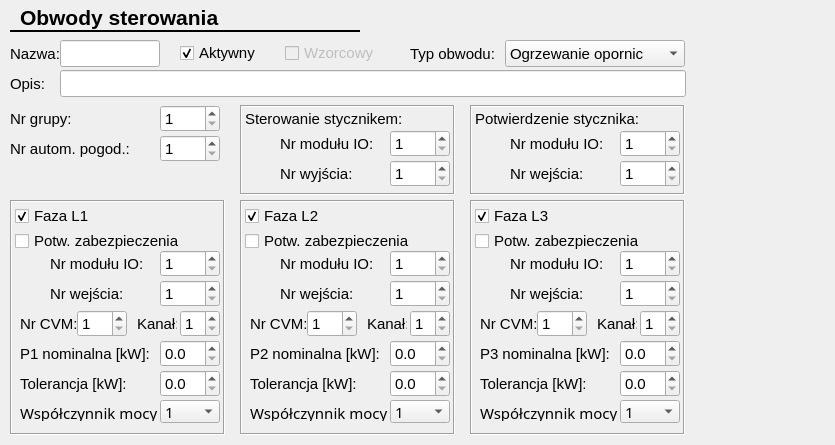
<?xml version="1.0" encoding="UTF-8"?>
<ui version="4.0">
 <class>CCircuitCfgForm</class>
 <widget class="QWidget" name="CCircuitCfgForm">
  <property name="geometry">
   <rect>
    <x>0</x>
    <y>0</y>
    <width>835</width>
    <height>445</height>
   </rect>
  </property>
  <property name="windowTitle">
   <string>Form</string>
  </property>
  <widget class="Line" name="line">
   <property name="geometry">
    <rect>
     <x>10</x>
     <y>30</y>
     <width>350</width>
     <height>3</height>
    </rect>
   </property>
   <property name="frameShadow">
    <enum>QFrame::Plain</enum>
   </property>
   <property name="lineWidth">
    <number>2</number>
   </property>
   <property name="orientation">
    <enum>Qt::Horizontal</enum>
   </property>
  </widget>
  <widget class="QLabel" name="label_13">
   <property name="geometry">
    <rect>
     <x>20</x>
     <y>5</y>
     <width>210</width>
     <height>25</height>
    </rect>
   </property>
   <property name="font">
    <font>
     <family>Arial</family>
     <pointsize>16</pointsize>
     <weight>75</weight>
     <bold>true</bold>
     <underline>false</underline>
    </font>
   </property>
   <property name="text">
    <string>Obwody sterowania</string>
   </property>
   <property name="textFormat">
    <enum>Qt::AutoText</enum>
   </property>
  </widget>
  <widget class="QFrame" name="cirRelayFrame">
   <property name="geometry">
    <rect>
     <x>240</x>
     <y>105</y>
     <width>215</width>
     <height>90</height>
    </rect>
   </property>
   <property name="font">
    <font>
     <pointsize>11</pointsize>
    </font>
   </property>
   <property name="frameShape">
    <enum>QFrame::Box</enum>
   </property>
   <property name="frameShadow">
    <enum>QFrame::Sunken</enum>
   </property>
   <widget class="QLabel" name="label_46">
    <property name="geometry">
     <rect>
      <x>5</x>
      <y>5</y>
      <width>170</width>
      <height>17</height>
     </rect>
    </property>
    <property name="font">
     <font>
      <family>Arial</family>
      <pointsize>11</pointsize>
     </font>
    </property>
    <property name="text">
     <string>Sterowanie stycznikem:</string>
    </property>
   </widget>
   <widget class="QLabel" name="label_47">
    <property name="geometry">
     <rect>
      <x>40</x>
      <y>30</y>
      <width>100</width>
      <height>17</height>
     </rect>
    </property>
    <property name="font">
     <font>
      <family>Arial</family>
      <pointsize>11</pointsize>
     </font>
    </property>
    <property name="text">
     <string>Nr modułu IO:</string>
    </property>
   </widget>
   <widget class="QLabel" name="label_48">
    <property name="geometry">
     <rect>
      <x>40</x>
      <y>60</y>
      <width>80</width>
      <height>17</height>
     </rect>
    </property>
    <property name="font">
     <font>
      <family>Arial</family>
      <pointsize>11</pointsize>
     </font>
    </property>
    <property name="text">
     <string>Nr wyjścia:</string>
    </property>
   </widget>
   <widget class="QSpinBox" name="cirRelIOMod">
    <property name="geometry">
     <rect>
      <x>150</x>
      <y>25</y>
      <width>60</width>
      <height>27</height>
     </rect>
    </property>
    <property name="font">
     <font>
      <family>Arial</family>
      <pointsize>11</pointsize>
     </font>
    </property>
    <property name="minimum">
     <number>1</number>
    </property>
    <property name="maximum">
     <number>24</number>
    </property>
   </widget>
   <widget class="QSpinBox" name="cirRelBitNo">
    <property name="geometry">
     <rect>
      <x>150</x>
      <y>55</y>
      <width>60</width>
      <height>27</height>
     </rect>
    </property>
    <property name="font">
     <font>
      <family>Arial</family>
      <pointsize>11</pointsize>
     </font>
    </property>
    <property name="minimum">
     <number>1</number>
    </property>
    <property name="maximum">
     <number>10</number>
    </property>
   </widget>
  </widget>
  <widget class="QSpinBox" name="cirGroupNo">
   <property name="geometry">
    <rect>
     <x>160</x>
     <y>105</y>
     <width>60</width>
     <height>27</height>
    </rect>
   </property>
   <property name="font">
    <font>
     <family>Arial</family>
     <pointsize>11</pointsize>
    </font>
   </property>
   <property name="minimum">
    <number>1</number>
   </property>
   <property name="maximum">
    <number>6</number>
   </property>
  </widget>
  <widget class="QSpinBox" name="cirWeatherAutomNo">
   <property name="geometry">
    <rect>
     <x>160</x>
     <y>135</y>
     <width>60</width>
     <height>27</height>
    </rect>
   </property>
   <property name="font">
    <font>
     <family>Arial</family>
     <pointsize>11</pointsize>
    </font>
   </property>
   <property name="suffix">
    <string/>
   </property>
   <property name="prefix">
    <string/>
   </property>
   <property name="minimum">
    <number>1</number>
   </property>
   <property name="maximum">
    <number>6</number>
   </property>
   <property name="displayIntegerBase">
    <number>10</number>
   </property>
  </widget>
  <widget class="QCheckBox" name="cirActiveChk">
   <property name="geometry">
    <rect>
     <x>180</x>
     <y>42</y>
     <width>90</width>
     <height>22</height>
    </rect>
   </property>
   <property name="font">
    <font>
     <family>Arial</family>
     <pointsize>11</pointsize>
    </font>
   </property>
   <property name="text">
    <string>Aktywny</string>
   </property>
   <property name="checked">
    <bool>true</bool>
   </property>
  </widget>
  <widget class="QFrame" name="l2Frame">
   <property name="geometry">
    <rect>
     <x>240</x>
     <y>200</y>
     <width>215</width>
     <height>235</height>
    </rect>
   </property>
   <property name="font">
    <font>
     <pointsize>11</pointsize>
    </font>
   </property>
   <property name="frameShape">
    <enum>QFrame::Box</enum>
   </property>
   <property name="frameShadow">
    <enum>QFrame::Sunken</enum>
   </property>
   <widget class="QCheckBox" name="l2ActiveChk">
    <property name="geometry">
     <rect>
      <x>5</x>
      <y>5</y>
      <width>80</width>
      <height>22</height>
     </rect>
    </property>
    <property name="font">
     <font>
      <family>Arial</family>
      <pointsize>11</pointsize>
     </font>
    </property>
    <property name="text">
     <string>Faza L2</string>
    </property>
    <property name="checked">
     <bool>true</bool>
    </property>
   </widget>
   <widget class="QCheckBox" name="l2ConfActiveChk">
    <property name="geometry">
     <rect>
      <x>5</x>
      <y>30</y>
      <width>170</width>
      <height>22</height>
     </rect>
    </property>
    <property name="font">
     <font>
      <family>Arial</family>
      <pointsize>11</pointsize>
     </font>
    </property>
    <property name="text">
     <string>Potw. zabezpieczenia</string>
    </property>
   </widget>
   <widget class="QLabel" name="label_38">
    <property name="geometry">
     <rect>
      <x>40</x>
      <y>55</y>
      <width>100</width>
      <height>17</height>
     </rect>
    </property>
    <property name="font">
     <font>
      <family>Arial</family>
      <pointsize>11</pointsize>
     </font>
    </property>
    <property name="text">
     <string>Nr modułu IO:</string>
    </property>
   </widget>
   <widget class="QSpinBox" name="l2ConfIOMod">
    <property name="geometry">
     <rect>
      <x>150</x>
      <y>50</y>
      <width>60</width>
      <height>27</height>
     </rect>
    </property>
    <property name="font">
     <font>
      <family>Arial</family>
      <pointsize>11</pointsize>
     </font>
    </property>
    <property name="minimum">
     <number>1</number>
    </property>
    <property name="maximum">
     <number>24</number>
    </property>
    <property name="value">
     <number>1</number>
    </property>
   </widget>
   <widget class="QSpinBox" name="l2ConfBitNo">
    <property name="geometry">
     <rect>
      <x>150</x>
      <y>80</y>
      <width>60</width>
      <height>27</height>
     </rect>
    </property>
    <property name="font">
     <font>
      <family>Arial</family>
      <pointsize>11</pointsize>
     </font>
    </property>
    <property name="minimum">
     <number>1</number>
    </property>
    <property name="maximum">
     <number>20</number>
    </property>
   </widget>
   <widget class="QLabel" name="label_39">
    <property name="geometry">
     <rect>
      <x>40</x>
      <y>85</y>
      <width>80</width>
      <height>17</height>
     </rect>
    </property>
    <property name="font">
     <font>
      <family>Arial</family>
      <pointsize>11</pointsize>
     </font>
    </property>
    <property name="text">
     <string>Nr wejścia:</string>
    </property>
   </widget>
   <widget class="QLabel" name="label_40">
    <property name="geometry">
     <rect>
      <x>10</x>
      <y>145</y>
      <width>130</width>
      <height>17</height>
     </rect>
    </property>
    <property name="font">
     <font>
      <family>Arial</family>
      <pointsize>11</pointsize>
     </font>
    </property>
    <property name="text">
     <string>P2 nominalna [kW]:</string>
    </property>
   </widget>
   <widget class="QLabel" name="label_41">
    <property name="geometry">
     <rect>
      <x>10</x>
      <y>175</y>
      <width>110</width>
      <height>17</height>
     </rect>
    </property>
    <property name="font">
     <font>
      <family>Arial</family>
      <pointsize>11</pointsize>
     </font>
    </property>
    <property name="text">
     <string>Tolerancja [kW]:</string>
    </property>
   </widget>
   <widget class="QDoubleSpinBox" name="p2Nominal">
    <property name="geometry">
     <rect>
      <x>150</x>
      <y>140</y>
      <width>60</width>
      <height>27</height>
     </rect>
    </property>
    <property name="font">
     <font>
      <family>Arial</family>
      <pointsize>11</pointsize>
     </font>
    </property>
    <property name="decimals">
     <number>1</number>
    </property>
    <property name="maximum">
     <double>10.000000000000000</double>
    </property>
    <property name="singleStep">
     <double>0.100000000000000</double>
    </property>
    <property name="value">
     <double>0.000000000000000</double>
    </property>
   </widget>
   <widget class="QDoubleSpinBox" name="p2Tol">
    <property name="geometry">
     <rect>
      <x>150</x>
      <y>170</y>
      <width>60</width>
      <height>27</height>
     </rect>
    </property>
    <property name="font">
     <font>
      <family>Arial</family>
      <pointsize>11</pointsize>
     </font>
    </property>
    <property name="decimals">
     <number>1</number>
    </property>
    <property name="maximum">
     <double>10.000000000000000</double>
    </property>
    <property name="singleStep">
     <double>0.100000000000000</double>
    </property>
   </widget>
   <widget class="QSpinBox" name="l2CvmCh">
    <property name="geometry">
     <rect>
      <x>170</x>
      <y>110</y>
      <width>40</width>
      <height>27</height>
     </rect>
    </property>
    <property name="font">
     <font>
      <family>Arial</family>
      <pointsize>11</pointsize>
     </font>
    </property>
    <property name="minimum">
     <number>1</number>
    </property>
    <property name="maximum">
     <number>3</number>
    </property>
   </widget>
   <widget class="QSpinBox" name="l2CvmId">
    <property name="geometry">
     <rect>
      <x>67</x>
      <y>110</y>
      <width>50</width>
      <height>27</height>
     </rect>
    </property>
    <property name="font">
     <font>
      <family>Arial</family>
      <pointsize>11</pointsize>
     </font>
    </property>
    <property name="minimum">
     <number>1</number>
    </property>
    <property name="maximum">
     <number>24</number>
    </property>
   </widget>
   <widget class="QLabel" name="label_55">
    <property name="geometry">
     <rect>
      <x>10</x>
      <y>115</y>
      <width>60</width>
      <height>17</height>
     </rect>
    </property>
    <property name="font">
     <font>
      <family>Arial</family>
      <pointsize>11</pointsize>
     </font>
    </property>
    <property name="text">
     <string>Nr CVM:</string>
    </property>
   </widget>
   <widget class="QLabel" name="label_54">
    <property name="geometry">
     <rect>
      <x>127</x>
      <y>115</y>
      <width>40</width>
      <height>17</height>
     </rect>
    </property>
    <property name="font">
     <font>
      <family>Arial</family>
      <pointsize>11</pointsize>
     </font>
    </property>
    <property name="text">
     <string>Kanał:</string>
    </property>
   </widget>
   <widget class="QComboBox" name="p2Factor">
    <property name="geometry">
     <rect>
      <x>150</x>
      <y>200</y>
      <width>60</width>
      <height>23</height>
     </rect>
    </property>
    <property name="font">
     <font>
      <family>Abyssinica SIL</family>
      <pointsize>11</pointsize>
     </font>
    </property>
    <item>
     <property name="text">
      <string>1</string>
     </property>
    </item>
    <item>
     <property name="text">
      <string>1,73</string>
     </property>
    </item>
   </widget>
   <widget class="QLabel" name="label_3">
    <property name="geometry">
     <rect>
      <x>10</x>
      <y>205</y>
      <width>140</width>
      <height>16</height>
     </rect>
    </property>
    <property name="font">
     <font>
      <family>Abyssinica SIL</family>
      <pointsize>11</pointsize>
     </font>
    </property>
    <property name="text">
     <string>Współczynnik mocy</string>
    </property>
   </widget>
  </widget>
  <widget class="QLabel" name="label_59">
   <property name="geometry">
    <rect>
     <x>10</x>
     <y>140</y>
     <width>130</width>
     <height>17</height>
    </rect>
   </property>
   <property name="font">
    <font>
     <family>Arial</family>
     <pointsize>11</pointsize>
    </font>
   </property>
   <property name="text">
    <string>Nr autom. pogod.:</string>
   </property>
  </widget>
  <widget class="QFrame" name="l1Frame">
   <property name="geometry">
    <rect>
     <x>10</x>
     <y>200</y>
     <width>215</width>
     <height>235</height>
    </rect>
   </property>
   <property name="font">
    <font>
     <pointsize>11</pointsize>
    </font>
   </property>
   <property name="frameShape">
    <enum>QFrame::Box</enum>
   </property>
   <property name="frameShadow">
    <enum>QFrame::Sunken</enum>
   </property>
   <widget class="QCheckBox" name="l1ActiveChk">
    <property name="geometry">
     <rect>
      <x>5</x>
      <y>5</y>
      <width>80</width>
      <height>22</height>
     </rect>
    </property>
    <property name="font">
     <font>
      <family>Arial</family>
      <pointsize>11</pointsize>
     </font>
    </property>
    <property name="text">
     <string>Faza L1</string>
    </property>
    <property name="checked">
     <bool>true</bool>
    </property>
   </widget>
   <widget class="QCheckBox" name="l1ConfActiveChk">
    <property name="geometry">
     <rect>
      <x>5</x>
      <y>30</y>
      <width>170</width>
      <height>22</height>
     </rect>
    </property>
    <property name="font">
     <font>
      <family>Arial</family>
      <pointsize>11</pointsize>
     </font>
    </property>
    <property name="text">
     <string>Potw. zabezpieczenia</string>
    </property>
   </widget>
   <widget class="QLabel" name="label_31">
    <property name="geometry">
     <rect>
      <x>40</x>
      <y>55</y>
      <width>100</width>
      <height>17</height>
     </rect>
    </property>
    <property name="font">
     <font>
      <family>Arial</family>
      <pointsize>11</pointsize>
     </font>
    </property>
    <property name="text">
     <string>Nr modułu IO:</string>
    </property>
   </widget>
   <widget class="QSpinBox" name="l1ConfIOMod">
    <property name="geometry">
     <rect>
      <x>150</x>
      <y>50</y>
      <width>60</width>
      <height>27</height>
     </rect>
    </property>
    <property name="font">
     <font>
      <family>Arial</family>
      <pointsize>11</pointsize>
     </font>
    </property>
    <property name="minimum">
     <number>1</number>
    </property>
    <property name="maximum">
     <number>24</number>
    </property>
    <property name="value">
     <number>1</number>
    </property>
   </widget>
   <widget class="QSpinBox" name="l1ConfBitNo">
    <property name="geometry">
     <rect>
      <x>150</x>
      <y>80</y>
      <width>60</width>
      <height>27</height>
     </rect>
    </property>
    <property name="font">
     <font>
      <family>Arial</family>
      <pointsize>11</pointsize>
     </font>
    </property>
    <property name="minimum">
     <number>1</number>
    </property>
    <property name="maximum">
     <number>20</number>
    </property>
   </widget>
   <widget class="QLabel" name="label_32">
    <property name="geometry">
     <rect>
      <x>40</x>
      <y>85</y>
      <width>80</width>
      <height>17</height>
     </rect>
    </property>
    <property name="font">
     <font>
      <family>Arial</family>
      <pointsize>11</pointsize>
     </font>
    </property>
    <property name="text">
     <string>Nr wejścia:</string>
    </property>
   </widget>
   <widget class="QLabel" name="label_33">
    <property name="geometry">
     <rect>
      <x>10</x>
      <y>145</y>
      <width>130</width>
      <height>17</height>
     </rect>
    </property>
    <property name="font">
     <font>
      <family>Arial</family>
      <pointsize>11</pointsize>
     </font>
    </property>
    <property name="text">
     <string>P1 nominalna [kW]:</string>
    </property>
   </widget>
   <widget class="QLabel" name="label_34">
    <property name="geometry">
     <rect>
      <x>10</x>
      <y>175</y>
      <width>110</width>
      <height>17</height>
     </rect>
    </property>
    <property name="font">
     <font>
      <family>Arial</family>
      <pointsize>11</pointsize>
     </font>
    </property>
    <property name="text">
     <string>Tolerancja [kW]:</string>
    </property>
   </widget>
   <widget class="QDoubleSpinBox" name="p1Nominal">
    <property name="geometry">
     <rect>
      <x>150</x>
      <y>140</y>
      <width>60</width>
      <height>27</height>
     </rect>
    </property>
    <property name="font">
     <font>
      <family>Arial</family>
      <pointsize>11</pointsize>
     </font>
    </property>
    <property name="decimals">
     <number>1</number>
    </property>
    <property name="maximum">
     <double>10.000000000000000</double>
    </property>
    <property name="singleStep">
     <double>0.100000000000000</double>
    </property>
    <property name="value">
     <double>0.000000000000000</double>
    </property>
   </widget>
   <widget class="QDoubleSpinBox" name="p1Tol">
    <property name="geometry">
     <rect>
      <x>150</x>
      <y>170</y>
      <width>60</width>
      <height>27</height>
     </rect>
    </property>
    <property name="font">
     <font>
      <family>Arial</family>
      <pointsize>11</pointsize>
     </font>
    </property>
    <property name="decimals">
     <number>1</number>
    </property>
    <property name="maximum">
     <double>10.000000000000000</double>
    </property>
    <property name="singleStep">
     <double>0.100000000000000</double>
    </property>
   </widget>
   <widget class="QSpinBox" name="l1CvmCh">
    <property name="geometry">
     <rect>
      <x>170</x>
      <y>110</y>
      <width>40</width>
      <height>27</height>
     </rect>
    </property>
    <property name="font">
     <font>
      <family>Arial</family>
      <pointsize>11</pointsize>
     </font>
    </property>
    <property name="minimum">
     <number>1</number>
    </property>
    <property name="maximum">
     <number>3</number>
    </property>
   </widget>
   <widget class="QLabel" name="label_57">
    <property name="geometry">
     <rect>
      <x>10</x>
      <y>115</y>
      <width>60</width>
      <height>17</height>
     </rect>
    </property>
    <property name="font">
     <font>
      <family>Arial</family>
      <pointsize>11</pointsize>
     </font>
    </property>
    <property name="text">
     <string>Nr CVM:</string>
    </property>
   </widget>
   <widget class="QSpinBox" name="l1CvmId">
    <property name="geometry">
     <rect>
      <x>67</x>
      <y>110</y>
      <width>50</width>
      <height>27</height>
     </rect>
    </property>
    <property name="font">
     <font>
      <family>Arial</family>
      <pointsize>11</pointsize>
     </font>
    </property>
    <property name="minimum">
     <number>1</number>
    </property>
    <property name="maximum">
     <number>24</number>
    </property>
   </widget>
   <widget class="QLabel" name="label_56">
    <property name="geometry">
     <rect>
      <x>127</x>
      <y>115</y>
      <width>40</width>
      <height>17</height>
     </rect>
    </property>
    <property name="font">
     <font>
      <family>Arial</family>
      <pointsize>11</pointsize>
     </font>
    </property>
    <property name="text">
     <string>Kanał:</string>
    </property>
   </widget>
   <widget class="QLabel" name="label_2">
    <property name="geometry">
     <rect>
      <x>10</x>
      <y>205</y>
      <width>140</width>
      <height>16</height>
     </rect>
    </property>
    <property name="font">
     <font>
      <family>Abyssinica SIL</family>
      <pointsize>11</pointsize>
     </font>
    </property>
    <property name="text">
     <string>Współczynnik mocy</string>
    </property>
   </widget>
   <widget class="QComboBox" name="p1Factor">
    <property name="geometry">
     <rect>
      <x>150</x>
      <y>200</y>
      <width>60</width>
      <height>23</height>
     </rect>
    </property>
    <property name="font">
     <font>
      <family>Abyssinica SIL</family>
      <pointsize>11</pointsize>
     </font>
    </property>
    <item>
     <property name="text">
      <string>1</string>
     </property>
    </item>
    <item>
     <property name="text">
      <string>1,73</string>
     </property>
    </item>
   </widget>
  </widget>
  <widget class="QLabel" name="label_58">
   <property name="geometry">
    <rect>
     <x>10</x>
     <y>110</y>
     <width>67</width>
     <height>17</height>
    </rect>
   </property>
   <property name="font">
    <font>
     <family>Arial</family>
     <pointsize>11</pointsize>
    </font>
   </property>
   <property name="text">
    <string>Nr grupy:</string>
   </property>
  </widget>
  <widget class="QLabel" name="label_29">
   <property name="geometry">
    <rect>
     <x>10</x>
     <y>45</y>
     <width>50</width>
     <height>17</height>
    </rect>
   </property>
   <property name="font">
    <font>
     <family>Arial</family>
     <pointsize>11</pointsize>
    </font>
   </property>
   <property name="text">
    <string>Nazwa:</string>
   </property>
  </widget>
  <widget class="QFrame" name="l3Frame">
   <property name="geometry">
    <rect>
     <x>470</x>
     <y>200</y>
     <width>215</width>
     <height>235</height>
    </rect>
   </property>
   <property name="font">
    <font>
     <pointsize>11</pointsize>
    </font>
   </property>
   <property name="frameShape">
    <enum>QFrame::Box</enum>
   </property>
   <property name="frameShadow">
    <enum>QFrame::Sunken</enum>
   </property>
   <widget class="QCheckBox" name="l3ActiveChk">
    <property name="geometry">
     <rect>
      <x>5</x>
      <y>5</y>
      <width>80</width>
      <height>22</height>
     </rect>
    </property>
    <property name="font">
     <font>
      <family>Arial</family>
      <pointsize>11</pointsize>
     </font>
    </property>
    <property name="text">
     <string>Faza L3</string>
    </property>
    <property name="checked">
     <bool>true</bool>
    </property>
   </widget>
   <widget class="QCheckBox" name="l3ConfActiveChk">
    <property name="geometry">
     <rect>
      <x>5</x>
      <y>30</y>
      <width>170</width>
      <height>22</height>
     </rect>
    </property>
    <property name="font">
     <font>
      <family>Arial</family>
      <pointsize>11</pointsize>
     </font>
    </property>
    <property name="text">
     <string>Potw. zabezpieczenia</string>
    </property>
   </widget>
   <widget class="QLabel" name="label_42">
    <property name="geometry">
     <rect>
      <x>40</x>
      <y>55</y>
      <width>100</width>
      <height>17</height>
     </rect>
    </property>
    <property name="font">
     <font>
      <family>Arial</family>
      <pointsize>11</pointsize>
     </font>
    </property>
    <property name="text">
     <string>Nr modułu IO:</string>
    </property>
   </widget>
   <widget class="QSpinBox" name="l3ConfIOMod">
    <property name="geometry">
     <rect>
      <x>150</x>
      <y>50</y>
      <width>60</width>
      <height>27</height>
     </rect>
    </property>
    <property name="font">
     <font>
      <family>Arial</family>
      <pointsize>11</pointsize>
     </font>
    </property>
    <property name="minimum">
     <number>1</number>
    </property>
    <property name="maximum">
     <number>24</number>
    </property>
    <property name="value">
     <number>1</number>
    </property>
   </widget>
   <widget class="QSpinBox" name="l3ConfBitNo">
    <property name="geometry">
     <rect>
      <x>150</x>
      <y>80</y>
      <width>60</width>
      <height>27</height>
     </rect>
    </property>
    <property name="font">
     <font>
      <family>Arial</family>
      <pointsize>11</pointsize>
     </font>
    </property>
    <property name="minimum">
     <number>1</number>
    </property>
    <property name="maximum">
     <number>20</number>
    </property>
   </widget>
   <widget class="QLabel" name="label_43">
    <property name="geometry">
     <rect>
      <x>40</x>
      <y>85</y>
      <width>80</width>
      <height>17</height>
     </rect>
    </property>
    <property name="font">
     <font>
      <family>Arial</family>
      <pointsize>11</pointsize>
     </font>
    </property>
    <property name="text">
     <string>Nr wejścia:</string>
    </property>
   </widget>
   <widget class="QLabel" name="label_44">
    <property name="geometry">
     <rect>
      <x>10</x>
      <y>145</y>
      <width>130</width>
      <height>17</height>
     </rect>
    </property>
    <property name="font">
     <font>
      <family>Arial</family>
      <pointsize>11</pointsize>
     </font>
    </property>
    <property name="text">
     <string>P3 nominalna [kW]:</string>
    </property>
   </widget>
   <widget class="QLabel" name="label_45">
    <property name="geometry">
     <rect>
      <x>10</x>
      <y>175</y>
      <width>110</width>
      <height>17</height>
     </rect>
    </property>
    <property name="font">
     <font>
      <family>Arial</family>
      <pointsize>11</pointsize>
     </font>
    </property>
    <property name="text">
     <string>Tolerancja [kW]:</string>
    </property>
   </widget>
   <widget class="QDoubleSpinBox" name="p3Nominal">
    <property name="geometry">
     <rect>
      <x>150</x>
      <y>140</y>
      <width>60</width>
      <height>27</height>
     </rect>
    </property>
    <property name="font">
     <font>
      <family>Arial</family>
      <pointsize>11</pointsize>
     </font>
    </property>
    <property name="decimals">
     <number>1</number>
    </property>
    <property name="maximum">
     <double>10.000000000000000</double>
    </property>
    <property name="singleStep">
     <double>0.100000000000000</double>
    </property>
    <property name="value">
     <double>0.000000000000000</double>
    </property>
   </widget>
   <widget class="QDoubleSpinBox" name="p3Tol">
    <property name="geometry">
     <rect>
      <x>150</x>
      <y>170</y>
      <width>60</width>
      <height>27</height>
     </rect>
    </property>
    <property name="font">
     <font>
      <family>Arial</family>
      <pointsize>11</pointsize>
     </font>
    </property>
    <property name="decimals">
     <number>1</number>
    </property>
    <property name="maximum">
     <double>10.000000000000000</double>
    </property>
    <property name="singleStep">
     <double>0.100000000000000</double>
    </property>
   </widget>
   <widget class="QLabel" name="label_52">
    <property name="geometry">
     <rect>
      <x>10</x>
      <y>115</y>
      <width>60</width>
      <height>17</height>
     </rect>
    </property>
    <property name="font">
     <font>
      <family>Arial</family>
      <pointsize>11</pointsize>
     </font>
    </property>
    <property name="text">
     <string>Nr CVM:</string>
    </property>
   </widget>
   <widget class="QSpinBox" name="l3CvmId">
    <property name="geometry">
     <rect>
      <x>67</x>
      <y>110</y>
      <width>50</width>
      <height>27</height>
     </rect>
    </property>
    <property name="font">
     <font>
      <family>Arial</family>
      <pointsize>11</pointsize>
     </font>
    </property>
    <property name="minimum">
     <number>1</number>
    </property>
    <property name="maximum">
     <number>24</number>
    </property>
   </widget>
   <widget class="QLabel" name="label_53">
    <property name="geometry">
     <rect>
      <x>127</x>
      <y>115</y>
      <width>40</width>
      <height>17</height>
     </rect>
    </property>
    <property name="font">
     <font>
      <family>Arial</family>
      <pointsize>11</pointsize>
     </font>
    </property>
    <property name="text">
     <string>Kanał:</string>
    </property>
   </widget>
   <widget class="QSpinBox" name="l3CvmCh">
    <property name="geometry">
     <rect>
      <x>170</x>
      <y>110</y>
      <width>40</width>
      <height>27</height>
     </rect>
    </property>
    <property name="font">
     <font>
      <family>Arial</family>
      <pointsize>11</pointsize>
     </font>
    </property>
    <property name="minimum">
     <number>1</number>
    </property>
    <property name="maximum">
     <number>3</number>
    </property>
   </widget>
   <widget class="QComboBox" name="p3Factor">
    <property name="geometry">
     <rect>
      <x>150</x>
      <y>200</y>
      <width>60</width>
      <height>23</height>
     </rect>
    </property>
    <property name="font">
     <font>
      <family>Abyssinica SIL</family>
      <pointsize>11</pointsize>
     </font>
    </property>
    <item>
     <property name="text">
      <string>1</string>
     </property>
    </item>
    <item>
     <property name="text">
      <string>1,73</string>
     </property>
    </item>
   </widget>
   <widget class="QLabel" name="label_4">
    <property name="geometry">
     <rect>
      <x>10</x>
      <y>205</y>
      <width>140</width>
      <height>16</height>
     </rect>
    </property>
    <property name="font">
     <font>
      <family>Abyssinica SIL</family>
      <pointsize>11</pointsize>
     </font>
    </property>
    <property name="text">
     <string>Współczynnik mocy</string>
    </property>
   </widget>
  </widget>
  <widget class="QCheckBox" name="cirReferenceChk">
   <property name="enabled">
    <bool>false</bool>
   </property>
   <property name="geometry">
    <rect>
     <x>285</x>
     <y>42</y>
     <width>100</width>
     <height>22</height>
    </rect>
   </property>
   <property name="font">
    <font>
     <family>Arial</family>
     <pointsize>11</pointsize>
    </font>
   </property>
   <property name="text">
    <string>Wzorcowy</string>
   </property>
  </widget>
  <widget class="QLabel" name="label_30">
   <property name="geometry">
    <rect>
     <x>410</x>
     <y>45</y>
     <width>90</width>
     <height>17</height>
    </rect>
   </property>
   <property name="font">
    <font>
     <family>Arial</family>
     <pointsize>11</pointsize>
    </font>
   </property>
   <property name="text">
    <string>Typ obwodu:</string>
   </property>
  </widget>
  <widget class="QComboBox" name="cirTypeCmb">
   <property name="geometry">
    <rect>
     <x>505</x>
     <y>40</y>
     <width>180</width>
     <height>27</height>
    </rect>
   </property>
   <property name="font">
    <font>
     <family>Arial</family>
     <pointsize>11</pointsize>
    </font>
   </property>
   <property name="editable">
    <bool>false</bool>
   </property>
   <item>
    <property name="text">
     <string>Ogrzewanie opornic</string>
    </property>
   </item>
   <item>
    <property name="text">
     <string>Ogrzewanie zamknięć</string>
    </property>
   </item>
  </widget>
  <widget class="QLineEdit" name="cirNameEdit">
   <property name="geometry">
    <rect>
     <x>60</x>
     <y>40</y>
     <width>100</width>
     <height>27</height>
    </rect>
   </property>
   <property name="font">
    <font>
     <family>Arial</family>
     <pointsize>11</pointsize>
    </font>
   </property>
   <property name="text">
    <string/>
   </property>
   <property name="maxLength">
    <number>7</number>
   </property>
  </widget>
  <widget class="QFrame" name="cirRelayConfFrame">
   <property name="geometry">
    <rect>
     <x>470</x>
     <y>105</y>
     <width>215</width>
     <height>90</height>
    </rect>
   </property>
   <property name="font">
    <font>
     <pointsize>11</pointsize>
    </font>
   </property>
   <property name="frameShape">
    <enum>QFrame::Box</enum>
   </property>
   <property name="frameShadow">
    <enum>QFrame::Sunken</enum>
   </property>
   <widget class="QLabel" name="label_49">
    <property name="geometry">
     <rect>
      <x>5</x>
      <y>5</y>
      <width>170</width>
      <height>17</height>
     </rect>
    </property>
    <property name="font">
     <font>
      <family>Arial</family>
      <pointsize>11</pointsize>
     </font>
    </property>
    <property name="text">
     <string>Potwierdzenie stycznika:</string>
    </property>
   </widget>
   <widget class="QLabel" name="label_50">
    <property name="geometry">
     <rect>
      <x>40</x>
      <y>30</y>
      <width>100</width>
      <height>17</height>
     </rect>
    </property>
    <property name="font">
     <font>
      <family>Arial</family>
      <pointsize>11</pointsize>
     </font>
    </property>
    <property name="text">
     <string>Nr modułu IO:</string>
    </property>
   </widget>
   <widget class="QLabel" name="label_51">
    <property name="geometry">
     <rect>
      <x>40</x>
      <y>60</y>
      <width>80</width>
      <height>17</height>
     </rect>
    </property>
    <property name="font">
     <font>
      <family>Arial</family>
      <pointsize>11</pointsize>
     </font>
    </property>
    <property name="text">
     <string>Nr wejścia:</string>
    </property>
   </widget>
   <widget class="QSpinBox" name="cirRelConfIOMod">
    <property name="geometry">
     <rect>
      <x>150</x>
      <y>25</y>
      <width>60</width>
      <height>27</height>
     </rect>
    </property>
    <property name="font">
     <font>
      <family>Arial</family>
      <pointsize>11</pointsize>
     </font>
    </property>
    <property name="minimum">
     <number>1</number>
    </property>
    <property name="maximum">
     <number>24</number>
    </property>
   </widget>
   <widget class="QSpinBox" name="cirRelConfBitNo">
    <property name="geometry">
     <rect>
      <x>150</x>
      <y>55</y>
      <width>60</width>
      <height>27</height>
     </rect>
    </property>
    <property name="font">
     <font>
      <family>Arial</family>
      <pointsize>11</pointsize>
     </font>
    </property>
    <property name="minimum">
     <number>1</number>
    </property>
    <property name="maximum">
     <number>20</number>
    </property>
   </widget>
  </widget>
  <widget class="QLabel" name="label">
   <property name="geometry">
    <rect>
     <x>10</x>
     <y>75</y>
     <width>40</width>
     <height>17</height>
    </rect>
   </property>
   <property name="font">
    <font>
     <family>Arial</family>
     <pointsize>11</pointsize>
    </font>
   </property>
   <property name="text">
    <string>Opis:</string>
   </property>
  </widget>
  <widget class="QLineEdit" name="cirDescriptionEdit">
   <property name="geometry">
    <rect>
     <x>60</x>
     <y>70</y>
     <width>626</width>
     <height>27</height>
    </rect>
   </property>
   <property name="font">
    <font>
     <family>Arial</family>
     <pointsize>11</pointsize>
    </font>
   </property>
   <property name="maxLength">
    <number>127</number>
   </property>
  </widget>
 </widget>
 <resources/>
 <connections/>
</ui>
